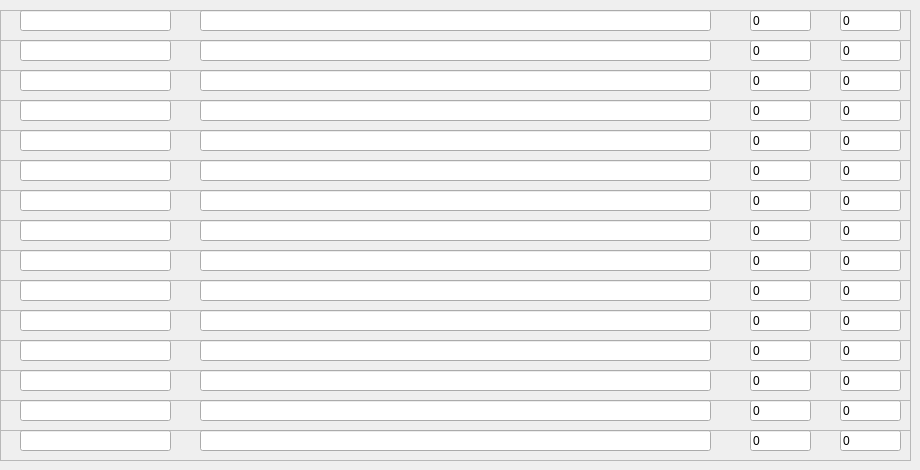
    <widget class="QWidget" name="tab_10">
     <attribute name="title">
      <string>10</string>
     </attribute>
     <widget class="QFrame" name="frame_141">
      <property name="geometry">
       <rect>
        <x>0</x>
        <y>10</y>
        <width>911</width>
        <height>31</height>
       </rect>
      </property>
      <property name="frameShape">
       <enum>QFrame::StyledPanel</enum>
      </property>
      <property name="frameShadow">
       <enum>QFrame::Raised</enum>
      </property>
      <widget class="QLineEdit" name="item_name_141">
       <property name="geometry">
        <rect>
         <x>20</x>
         <y>0</y>
         <width>151</width>
         <height>21</height>
        </rect>
       </property>
       <property name="text">
        <string/>
       </property>
      </widget>
      <widget class="QLineEdit" name="item_reg_141">
       <property name="geometry">
        <rect>
         <x>200</x>
         <y>0</y>
         <width>511</width>
         <height>21</height>
        </rect>
       </property>
       <property name="text">
        <string/>
       </property>
      </widget>
      <widget class="QLineEdit" name="item_index_141">
       <property name="geometry">
        <rect>
         <x>750</x>
         <y>0</y>
         <width>61</width>
         <height>21</height>
        </rect>
       </property>
       <property name="text">
        <string>0</string>
       </property>
      </widget>
      <widget class="QLineEdit" name="item_skip_141">
       <property name="geometry">
        <rect>
         <x>840</x>
         <y>0</y>
         <width>61</width>
         <height>21</height>
        </rect>
       </property>
       <property name="text">
        <string>0</string>
       </property>
      </widget>
     </widget>
     <widget class="QFrame" name="frame_142">
      <property name="geometry">
       <rect>
        <x>0</x>
        <y>40</y>
        <width>911</width>
        <height>31</height>
       </rect>
      </property>
      <property name="frameShape">
       <enum>QFrame::StyledPanel</enum>
      </property>
      <property name="frameShadow">
       <enum>QFrame::Raised</enum>
      </property>
      <widget class="QLineEdit" name="item_name_142">
       <property name="geometry">
        <rect>
         <x>20</x>
         <y>0</y>
         <width>151</width>
         <height>21</height>
        </rect>
       </property>
       <property name="text">
        <string/>
       </property>
      </widget>
      <widget class="QLineEdit" name="item_reg_142">
       <property name="geometry">
        <rect>
         <x>200</x>
         <y>0</y>
         <width>511</width>
         <height>21</height>
        </rect>
       </property>
       <property name="text">
        <string/>
       </property>
      </widget>
      <widget class="QLineEdit" name="item_index_142">
       <property name="geometry">
        <rect>
         <x>750</x>
         <y>0</y>
         <width>61</width>
         <height>21</height>
        </rect>
       </property>
       <property name="text">
        <string>0</string>
       </property>
      </widget>
      <widget class="QLineEdit" name="item_skip_142">
       <property name="geometry">
        <rect>
         <x>840</x>
         <y>0</y>
         <width>61</width>
         <height>21</height>
        </rect>
       </property>
       <property name="text">
        <string>0</string>
       </property>
      </widget>
     </widget>
     <widget class="QFrame" name="frame_143">
      <property name="geometry">
       <rect>
        <x>0</x>
        <y>70</y>
        <width>911</width>
        <height>31</height>
       </rect>
      </property>
      <property name="frameShape">
       <enum>QFrame::StyledPanel</enum>
      </property>
      <property name="frameShadow">
       <enum>QFrame::Raised</enum>
      </property>
      <widget class="QLineEdit" name="item_name_143">
       <property name="geometry">
        <rect>
         <x>20</x>
         <y>0</y>
         <width>151</width>
         <height>21</height>
        </rect>
       </property>
       <property name="text">
        <string/>
       </property>
      </widget>
      <widget class="QLineEdit" name="item_reg_143">
       <property name="geometry">
        <rect>
         <x>200</x>
         <y>0</y>
         <width>511</width>
         <height>21</height>
        </rect>
       </property>
       <property name="text">
        <string/>
       </property>
      </widget>
      <widget class="QLineEdit" name="item_index_143">
       <property name="geometry">
        <rect>
         <x>750</x>
         <y>0</y>
         <width>61</width>
         <height>21</height>
        </rect>
       </property>
       <property name="text">
        <string>0</string>
       </property>
      </widget>
      <widget class="QLineEdit" name="item_skip_143">
       <property name="geometry">
        <rect>
         <x>840</x>
         <y>0</y>
         <width>61</width>
         <height>21</height>
        </rect>
       </property>
       <property name="text">
        <string>0</string>
       </property>
      </widget>
     </widget>
     <widget class="QFrame" name="frame_144">
      <property name="geometry">
       <rect>
        <x>0</x>
        <y>100</y>
        <width>911</width>
        <height>31</height>
       </rect>
      </property>
      <property name="frameShape">
       <enum>QFrame::StyledPanel</enum>
      </property>
      <property name="frameShadow">
       <enum>QFrame::Raised</enum>
      </property>
      <widget class="QLineEdit" name="item_name_144">
       <property name="geometry">
        <rect>
         <x>20</x>
         <y>0</y>
         <width>151</width>
         <height>21</height>
        </rect>
       </property>
       <property name="text">
        <string/>
       </property>
      </widget>
      <widget class="QLineEdit" name="item_reg_144">
       <property name="geometry">
        <rect>
         <x>200</x>
         <y>0</y>
         <width>511</width>
         <height>21</height>
        </rect>
       </property>
       <property name="text">
        <string/>
       </property>
      </widget>
      <widget class="QLineEdit" name="item_index_144">
       <property name="geometry">
        <rect>
         <x>750</x>
         <y>0</y>
         <width>61</width>
         <height>21</height>
        </rect>
       </property>
       <property name="text">
        <string>0</string>
       </property>
      </widget>
      <widget class="QLineEdit" name="item_skip_144">
       <property name="geometry">
        <rect>
         <x>840</x>
         <y>0</y>
         <width>61</width>
         <height>21</height>
        </rect>
       </property>
       <property name="text">
        <string>0</string>
       </property>
      </widget>
     </widget>
     <widget class="QFrame" name="frame_145">
      <property name="geometry">
       <rect>
        <x>0</x>
        <y>130</y>
        <width>911</width>
        <height>31</height>
       </rect>
      </property>
      <property name="frameShape">
       <enum>QFrame::StyledPanel</enum>
      </property>
      <property name="frameShadow">
       <enum>QFrame::Raised</enum>
      </property>
      <widget class="QLineEdit" name="item_name_145">
       <property name="geometry">
        <rect>
         <x>20</x>
         <y>0</y>
         <width>151</width>
         <height>21</height>
        </rect>
       </property>
       <property name="text">
        <string/>
       </property>
      </widget>
      <widget class="QLineEdit" name="item_reg_145">
       <property name="geometry">
        <rect>
         <x>200</x>
         <y>0</y>
         <width>511</width>
         <height>21</height>
        </rect>
       </property>
       <property name="text">
        <string/>
       </property>
      </widget>
      <widget class="QLineEdit" name="item_index_145">
       <property name="geometry">
        <rect>
         <x>750</x>
         <y>0</y>
         <width>61</width>
         <height>21</height>
        </rect>
       </property>
       <property name="text">
        <string>0</string>
       </property>
      </widget>
      <widget class="QLineEdit" name="item_skip_145">
       <property name="geometry">
        <rect>
         <x>840</x>
         <y>0</y>
         <width>61</width>
         <height>21</height>
        </rect>
       </property>
       <property name="text">
        <string>0</string>
       </property>
      </widget>
     </widget>
     <widget class="QFrame" name="frame_146">
      <property name="geometry">
       <rect>
        <x>0</x>
        <y>160</y>
        <width>911</width>
        <height>31</height>
       </rect>
      </property>
      <property name="frameShape">
       <enum>QFrame::StyledPanel</enum>
      </property>
      <property name="frameShadow">
       <enum>QFrame::Raised</enum>
      </property>
      <widget class="QLineEdit" name="item_name_146">
       <property name="geometry">
        <rect>
         <x>20</x>
         <y>0</y>
         <width>151</width>
         <height>21</height>
        </rect>
       </property>
       <property name="text">
        <string/>
       </property>
      </widget>
      <widget class="QLineEdit" name="item_reg_146">
       <property name="geometry">
        <rect>
         <x>200</x>
         <y>0</y>
         <width>511</width>
         <height>21</height>
        </rect>
       </property>
       <property name="text">
        <string/>
       </property>
      </widget>
      <widget class="QLineEdit" name="item_index_146">
       <property name="geometry">
        <rect>
         <x>750</x>
         <y>0</y>
         <width>61</width>
         <height>21</height>
        </rect>
       </property>
       <property name="text">
        <string>0</string>
       </property>
      </widget>
      <widget class="QLineEdit" name="item_skip_146">
       <property name="geometry">
        <rect>
         <x>840</x>
         <y>0</y>
         <width>61</width>
         <height>21</height>
        </rect>
       </property>
       <property name="text">
        <string>0</string>
       </property>
      </widget>
     </widget>
     <widget class="QFrame" name="frame_147">
      <property name="geometry">
       <rect>
        <x>0</x>
        <y>190</y>
        <width>911</width>
        <height>31</height>
       </rect>
      </property>
      <property name="frameShape">
       <enum>QFrame::StyledPanel</enum>
      </property>
      <property name="frameShadow">
       <enum>QFrame::Raised</enum>
      </property>
      <widget class="QLineEdit" name="item_name_147">
       <property name="geometry">
        <rect>
         <x>20</x>
         <y>0</y>
         <width>151</width>
         <height>21</height>
        </rect>
       </property>
       <property name="text">
        <string/>
       </property>
      </widget>
      <widget class="QLineEdit" name="item_reg_147">
       <property name="geometry">
        <rect>
         <x>200</x>
         <y>0</y>
         <width>511</width>
         <height>21</height>
        </rect>
       </property>
       <property name="text">
        <string/>
       </property>
      </widget>
      <widget class="QLineEdit" name="item_index_147">
       <property name="geometry">
        <rect>
         <x>750</x>
         <y>0</y>
         <width>61</width>
         <height>21</height>
        </rect>
       </property>
       <property name="text">
        <string>0</string>
       </property>
      </widget>
      <widget class="QLineEdit" name="item_skip_147">
       <property name="geometry">
        <rect>
         <x>840</x>
         <y>0</y>
         <width>61</width>
         <height>21</height>
        </rect>
       </property>
       <property name="text">
        <string>0</string>
       </property>
      </widget>
     </widget>
     <widget class="QFrame" name="frame_148">
      <property name="geometry">
       <rect>
        <x>0</x>
        <y>220</y>
        <width>911</width>
        <height>31</height>
       </rect>
      </property>
      <property name="frameShape">
       <enum>QFrame::StyledPanel</enum>
      </property>
      <property name="frameShadow">
       <enum>QFrame::Raised</enum>
      </property>
      <widget class="QLineEdit" name="item_name_148">
       <property name="geometry">
        <rect>
         <x>20</x>
         <y>0</y>
         <width>151</width>
         <height>21</height>
        </rect>
       </property>
       <property name="text">
        <string/>
       </property>
      </widget>
      <widget class="QLineEdit" name="item_reg_148">
       <property name="geometry">
        <rect>
         <x>200</x>
         <y>0</y>
         <width>511</width>
         <height>21</height>
        </rect>
       </property>
       <property name="text">
        <string/>
       </property>
      </widget>
      <widget class="QLineEdit" name="item_index_148">
       <property name="geometry">
        <rect>
         <x>750</x>
         <y>0</y>
         <width>61</width>
         <height>21</height>
        </rect>
       </property>
       <property name="text">
        <string>0</string>
       </property>
      </widget>
      <widget class="QLineEdit" name="item_skip_148">
       <property name="geometry">
        <rect>
         <x>840</x>
         <y>0</y>
         <width>61</width>
         <height>21</height>
        </rect>
       </property>
       <property name="text">
        <string>0</string>
       </property>
      </widget>
     </widget>
     <widget class="QFrame" name="frame_149">
      <property name="geometry">
       <rect>
        <x>0</x>
        <y>250</y>
        <width>911</width>
        <height>31</height>
       </rect>
      </property>
      <property name="frameShape">
       <enum>QFrame::StyledPanel</enum>
      </property>
      <property name="frameShadow">
       <enum>QFrame::Raised</enum>
      </property>
      <widget class="QLineEdit" name="item_name_149">
       <property name="geometry">
        <rect>
         <x>20</x>
         <y>0</y>
         <width>151</width>
         <height>21</height>
        </rect>
       </property>
       <property name="text">
        <string/>
       </property>
      </widget>
      <widget class="QLineEdit" name="item_reg_149">
       <property name="geometry">
        <rect>
         <x>200</x>
         <y>0</y>
         <width>511</width>
         <height>21</height>
        </rect>
       </property>
       <property name="text">
        <string/>
       </property>
      </widget>
      <widget class="QLineEdit" name="item_index_149">
       <property name="geometry">
        <rect>
         <x>750</x>
         <y>0</y>
         <width>61</width>
         <height>21</height>
        </rect>
       </property>
       <property name="text">
        <string>0</string>
       </property>
      </widget>
      <widget class="QLineEdit" name="item_skip_149">
       <property name="geometry">
        <rect>
         <x>840</x>
         <y>0</y>
         <width>61</width>
         <height>21</height>
        </rect>
       </property>
       <property name="text">
        <string>0</string>
       </property>
      </widget>
     </widget>
     <widget class="QFrame" name="frame_150">
      <property name="geometry">
       <rect>
        <x>0</x>
        <y>280</y>
        <width>911</width>
        <height>31</height>
       </rect>
      </property>
      <property name="frameShape">
       <enum>QFrame::StyledPanel</enum>
      </property>
      <property name="frameShadow">
       <enum>QFrame::Raised</enum>
      </property>
      <widget class="QLineEdit" name="item_name_150">
       <property name="geometry">
        <rect>
         <x>20</x>
         <y>0</y>
         <width>151</width>
         <height>21</height>
        </rect>
       </property>
       <property name="text">
        <string/>
       </property>
      </widget>
      <widget class="QLineEdit" name="item_reg_150">
       <property name="geometry">
        <rect>
         <x>200</x>
         <y>0</y>
         <width>511</width>
         <height>21</height>
        </rect>
       </property>
       <property name="text">
        <string/>
       </property>
      </widget>
      <widget class="QLineEdit" name="item_index_150">
       <property name="geometry">
        <rect>
         <x>750</x>
         <y>0</y>
         <width>61</width>
         <height>21</height>
        </rect>
       </property>
       <property name="text">
        <string>0</string>
       </property>
      </widget>
      <widget class="QLineEdit" name="item_skip_150">
       <property name="geometry">
        <rect>
         <x>840</x>
         <y>0</y>
         <width>61</width>
         <height>21</height>
        </rect>
       </property>
       <property name="text">
        <string>0</string>
       </property>
      </widget>
     </widget>
     <widget class="QFrame" name="frame_151">
      <property name="geometry">
       <rect>
        <x>0</x>
        <y>310</y>
        <width>911</width>
        <height>31</height>
       </rect>
      </property>
      <property name="frameShape">
       <enum>QFrame::StyledPanel</enum>
      </property>
      <property name="frameShadow">
       <enum>QFrame::Raised</enum>
      </property>
      <widget class="QLineEdit" name="item_name_151">
       <property name="geometry">
        <rect>
         <x>20</x>
         <y>0</y>
         <width>151</width>
         <height>21</height>
        </rect>
       </property>
       <property name="text">
        <string/>
       </property>
      </widget>
      <widget class="QLineEdit" name="item_reg_151">
       <property name="geometry">
        <rect>
         <x>200</x>
         <y>0</y>
         <width>511</width>
         <height>21</height>
        </rect>
       </property>
       <property name="text">
        <string/>
       </property>
      </widget>
      <widget class="QLineEdit" name="item_index_151">
       <property name="geometry">
        <rect>
         <x>750</x>
         <y>0</y>
         <width>61</width>
         <height>21</height>
        </rect>
       </property>
       <property name="text">
        <string>0</string>
       </property>
      </widget>
      <widget class="QLineEdit" name="item_skip_151">
       <property name="geometry">
        <rect>
         <x>840</x>
         <y>0</y>
         <width>61</width>
         <height>21</height>
        </rect>
       </property>
       <property name="text">
        <string>0</string>
       </property>
      </widget>
     </widget>
     <widget class="QFrame" name="frame_152">
      <property name="geometry">
       <rect>
        <x>0</x>
        <y>340</y>
        <width>911</width>
        <height>31</height>
       </rect>
      </property>
      <property name="frameShape">
       <enum>QFrame::StyledPanel</enum>
      </property>
      <property name="frameShadow">
       <enum>QFrame::Raised</enum>
      </property>
      <widget class="QLineEdit" name="item_name_152">
       <property name="geometry">
        <rect>
         <x>20</x>
         <y>0</y>
         <width>151</width>
         <height>21</height>
        </rect>
       </property>
       <property name="text">
        <string/>
       </property>
      </widget>
      <widget class="QLineEdit" name="item_reg_152">
       <property name="geometry">
        <rect>
         <x>200</x>
         <y>0</y>
         <width>511</width>
         <height>21</height>
        </rect>
       </property>
       <property name="text">
        <string/>
       </property>
      </widget>
      <widget class="QLineEdit" name="item_index_152">
       <property name="geometry">
        <rect>
         <x>750</x>
         <y>0</y>
         <width>61</width>
         <height>21</height>
        </rect>
       </property>
       <property name="text">
        <string>0</string>
       </property>
      </widget>
      <widget class="QLineEdit" name="item_skip_152">
       <property name="geometry">
        <rect>
         <x>840</x>
         <y>0</y>
         <width>61</width>
         <height>21</height>
        </rect>
       </property>
       <property name="text">
        <string>0</string>
       </property>
      </widget>
     </widget>
     <widget class="QFrame" name="frame_153">
      <property name="geometry">
       <rect>
        <x>0</x>
        <y>370</y>
        <width>911</width>
        <height>31</height>
       </rect>
      </property>
      <property name="frameShape">
       <enum>QFrame::StyledPanel</enum>
      </property>
      <property name="frameShadow">
       <enum>QFrame::Raised</enum>
      </property>
      <widget class="QLineEdit" name="item_name_153">
       <property name="geometry">
        <rect>
         <x>20</x>
         <y>0</y>
         <width>151</width>
         <height>21</height>
        </rect>
       </property>
       <property name="text">
        <string/>
       </property>
      </widget>
      <widget class="QLineEdit" name="item_reg_153">
       <property name="geometry">
        <rect>
         <x>200</x>
         <y>0</y>
         <width>511</width>
         <height>21</height>
        </rect>
       </property>
       <property name="text">
        <string/>
       </property>
      </widget>
      <widget class="QLineEdit" name="item_index_153">
       <property name="geometry">
        <rect>
         <x>750</x>
         <y>0</y>
         <width>61</width>
         <height>21</height>
        </rect>
       </property>
       <property name="text">
        <string>0</string>
       </property>
      </widget>
      <widget class="QLineEdit" name="item_skip_153">
       <property name="geometry">
        <rect>
         <x>840</x>
         <y>0</y>
         <width>61</width>
         <height>21</height>
        </rect>
       </property>
       <property name="text">
        <string>0</string>
       </property>
      </widget>
     </widget>
     <widget class="QFrame" name="frame_154">
      <property name="geometry">
       <rect>
        <x>0</x>
        <y>400</y>
        <width>911</width>
        <height>31</height>
       </rect>
      </property>
      <property name="frameShape">
       <enum>QFrame::StyledPanel</enum>
      </property>
      <property name="frameShadow">
       <enum>QFrame::Raised</enum>
      </property>
      <widget class="QLineEdit" name="item_name_154">
       <property name="geometry">
        <rect>
         <x>20</x>
         <y>0</y>
         <width>151</width>
         <height>21</height>
        </rect>
       </property>
       <property name="text">
        <string/>
       </property>
      </widget>
      <widget class="QLineEdit" name="item_reg_154">
       <property name="geometry">
        <rect>
         <x>200</x>
         <y>0</y>
         <width>511</width>
         <height>21</height>
        </rect>
       </property>
       <property name="text">
        <string/>
       </property>
      </widget>
      <widget class="QLineEdit" name="item_index_154">
       <property name="geometry">
        <rect>
         <x>750</x>
         <y>0</y>
         <width>61</width>
         <height>21</height>
        </rect>
       </property>
       <property name="text">
        <string>0</string>
       </property>
      </widget>
      <widget class="QLineEdit" name="item_skip_154">
       <property name="geometry">
        <rect>
         <x>840</x>
         <y>0</y>
         <width>61</width>
         <height>21</height>
        </rect>
       </property>
       <property name="text">
        <string>0</string>
       </property>
      </widget>
     </widget>
     <widget class="QFrame" name="frame_155">
      <property name="geometry">
       <rect>
        <x>0</x>
        <y>430</y>
        <width>911</width>
        <height>31</height>
       </rect>
      </property>
      <property name="frameShape">
       <enum>QFrame::StyledPanel</enum>
      </property>
      <property name="frameShadow">
       <enum>QFrame::Raised</enum>
      </property>
      <widget class="QLineEdit" name="item_name_155">
       <property name="geometry">
        <rect>
         <x>20</x>
         <y>0</y>
         <width>151</width>
         <height>21</height>
        </rect>
       </property>
       <property name="text">
        <string/>
       </property>
      </widget>
      <widget class="QLineEdit" name="item_reg_155">
       <property name="geometry">
        <rect>
         <x>200</x>
         <y>0</y>
         <width>511</width>
         <height>21</height>
        </rect>
       </property>
       <property name="text">
        <string/>
       </property>
      </widget>
      <widget class="QLineEdit" name="item_index_155">
       <property name="geometry">
        <rect>
         <x>750</x>
         <y>0</y>
         <width>61</width>
         <height>21</height>
        </rect>
       </property>
       <property name="text">
        <string>0</string>
       </property>
      </widget>
      <widget class="QLineEdit" name="item_skip_155">
       <property name="geometry">
        <rect>
         <x>840</x>
         <y>0</y>
         <width>61</width>
         <height>21</height>
        </rect>
       </property>
       <property name="text">
        <string>0</string>
       </property>
      </widget>
     </widget>
    </widget>
